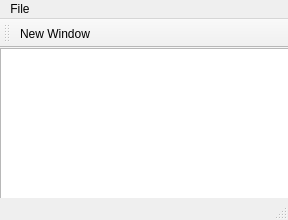
<?xml version="1.0" encoding="UTF-8"?>
<ui version="4.0">
 <class>MainWindow</class>
 <widget class="QMainWindow" name="MainWindow">
  <property name="geometry">
   <rect>
    <x>0</x>
    <y>0</y>
    <width>288</width>
    <height>220</height>
   </rect>
  </property>
  <property name="windowTitle">
   <string>MainWindow</string>
  </property>
  <widget class="QWidget" name="centralWidget">
   <widget class="QPlainTextEdit" name="plainTextEdit">
    <property name="geometry">
     <rect>
      <x>0</x>
      <y>0</y>
      <width>301</width>
      <height>151</height>
     </rect>
    </property>
   </widget>
  </widget>
  <widget class="QMenuBar" name="menuBar">
   <property name="geometry">
    <rect>
     <x>0</x>
     <y>0</y>
     <width>288</width>
     <height>25</height>
    </rect>
   </property>
   <widget class="QMenu" name="menuFile">
    <property name="title">
     <string>File</string>
    </property>
    <addaction name="actionNew_Window"/>
   </widget>
   <addaction name="menuFile"/>
  </widget>
  <widget class="QToolBar" name="mainToolBar">
   <attribute name="toolBarArea">
    <enum>TopToolBarArea</enum>
   </attribute>
   <attribute name="toolBarBreak">
    <bool>false</bool>
   </attribute>
   <addaction name="actionNew_Window"/>
  </widget>
  <widget class="QStatusBar" name="statusBar"/>
  <action name="actionNew_Window">
   <property name="text">
    <string>New Window</string>
   </property>
  </action>
 </widget>
 <layoutdefault spacing="6" margin="11"/>
 <resources/>
 <connections/>
</ui>
